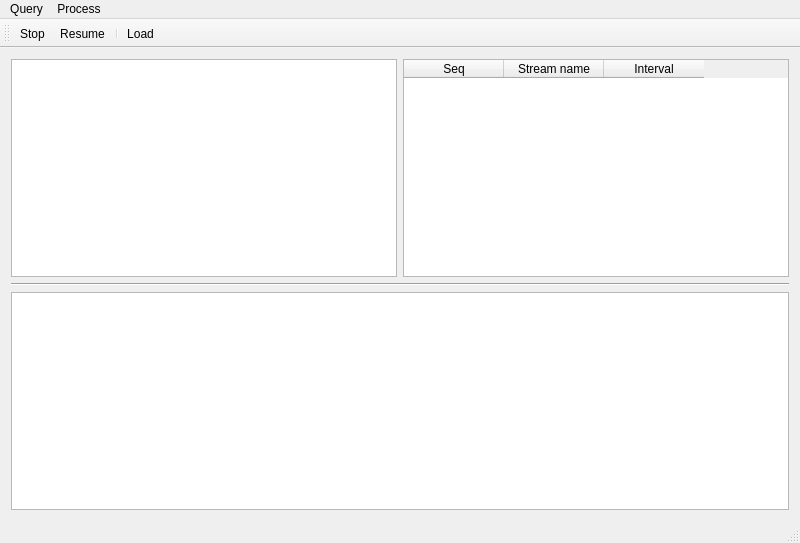
<?xml version="1.0" encoding="UTF-8"?>
<ui version="4.0">
 <author>Michal Widera</author>
 <class>MainWindow</class>
 <widget class="QMainWindow" name="MainWindow">
  <property name="geometry">
   <rect>
    <x>0</x>
    <y>0</y>
    <width>800</width>
    <height>543</height>
   </rect>
  </property>
  <property name="windowTitle">
   <string>MainWindow</string>
  </property>
  <widget class="QWidget" name="centralWidget">
   <layout class="QGridLayout" name="gridLayout">
    <item row="0" column="0">
     <widget class="QTextEdit" name="textEdit"/>
    </item>
    <item row="0" column="1">
     <widget class="QTableWidget" name="tableWidget">
      <column>
       <property name="text">
        <string>Seq</string>
       </property>
      </column>
      <column>
       <property name="text">
        <string>Stream name</string>
       </property>
       <property name="background">
        <color>
         <red>255</red>
         <green>0</green>
         <blue>0</blue>
        </color>
       </property>
      </column>
      <column>
       <property name="text">
        <string>Interval</string>
       </property>
      </column>
     </widget>
    </item>
    <item row="2" column="0" colspan="2">
     <widget class="QTableWidget" name="tableWidget_2"/>
    </item>
    <item row="1" column="0" colspan="2">
     <widget class="Line" name="line">
      <property name="orientation">
       <enum>Qt::Horizontal</enum>
      </property>
     </widget>
    </item>
   </layout>
  </widget>
  <widget class="QMenuBar" name="menuBar">
   <property name="geometry">
    <rect>
     <x>0</x>
     <y>0</y>
     <width>800</width>
     <height>21</height>
    </rect>
   </property>
   <widget class="QMenu" name="menuQuery">
    <property name="title">
     <string>Query</string>
    </property>
    <addaction name="actionLoad"/>
   </widget>
   <widget class="QMenu" name="menuTest">
    <property name="title">
     <string>Process</string>
    </property>
    <addaction name="actionStop"/>
    <addaction name="actionResume"/>
   </widget>
   <addaction name="menuQuery"/>
   <addaction name="menuTest"/>
  </widget>
  <widget class="QToolBar" name="mainToolBar">
   <attribute name="toolBarArea">
    <enum>TopToolBarArea</enum>
   </attribute>
   <attribute name="toolBarBreak">
    <bool>false</bool>
   </attribute>
   <addaction name="actionStop"/>
   <addaction name="actionResume"/>
   <addaction name="separator"/>
   <addaction name="actionLoad"/>
  </widget>
  <widget class="QStatusBar" name="statusBar"/>
  <action name="actionStop">
   <property name="text">
    <string>Stop</string>
   </property>
  </action>
  <action name="actionLoad">
   <property name="text">
    <string>Load</string>
   </property>
  </action>
  <action name="actionResume">
   <property name="text">
    <string>Resume</string>
   </property>
  </action>
 </widget>
 <layoutdefault spacing="6" margin="11"/>
 <resources/>
 <connections>
  <connection>
   <sender>actionStop</sender>
   <signal>activated()</signal>
   <receiver>MainWindow</receiver>
   <slot>stopP()</slot>
   <hints>
    <hint type="sourcelabel">
     <x>-1</x>
     <y>-1</y>
    </hint>
    <hint type="destinationlabel">
     <x>299</x>
     <y>199</y>
    </hint>
   </hints>
  </connection>
  <connection>
   <sender>actionLoad</sender>
   <signal>activated()</signal>
   <receiver>MainWindow</receiver>
   <slot>loadQuery()</slot>
   <hints>
    <hint type="sourcelabel">
     <x>-1</x>
     <y>-1</y>
    </hint>
    <hint type="destinationlabel">
     <x>299</x>
     <y>199</y>
    </hint>
   </hints>
  </connection>
  <connection>
   <sender>actionResume</sender>
   <signal>activated()</signal>
   <receiver>MainWindow</receiver>
   <slot>startP()</slot>
   <hints>
    <hint type="sourcelabel">
     <x>-1</x>
     <y>-1</y>
    </hint>
    <hint type="destinationlabel">
     <x>299</x>
     <y>235</y>
    </hint>
   </hints>
  </connection>
 </connections>
 <slots>
  <slot>addQuery()</slot>
  <slot>loadQuery()</slot>
  <slot>updateIdle()</slot>
  <slot>stopP()</slot>
  <slot>startP()</slot>
 </slots>
</ui>
